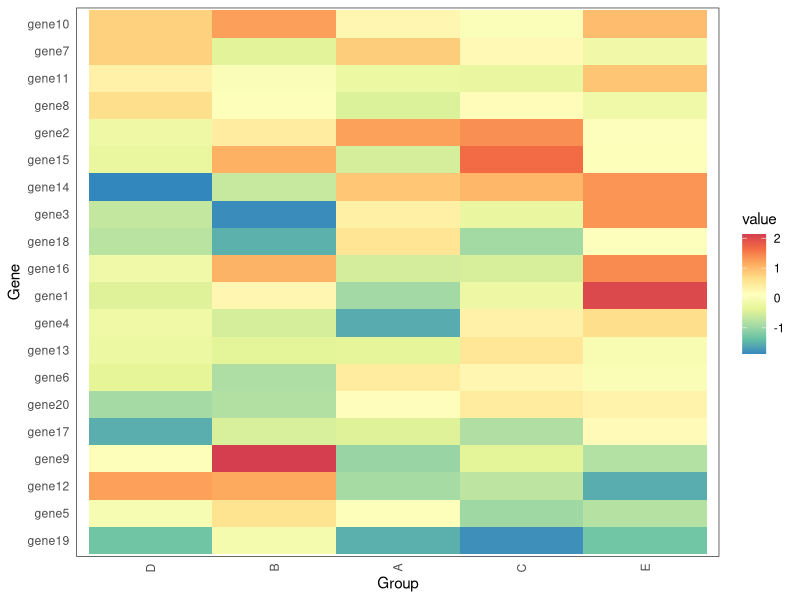
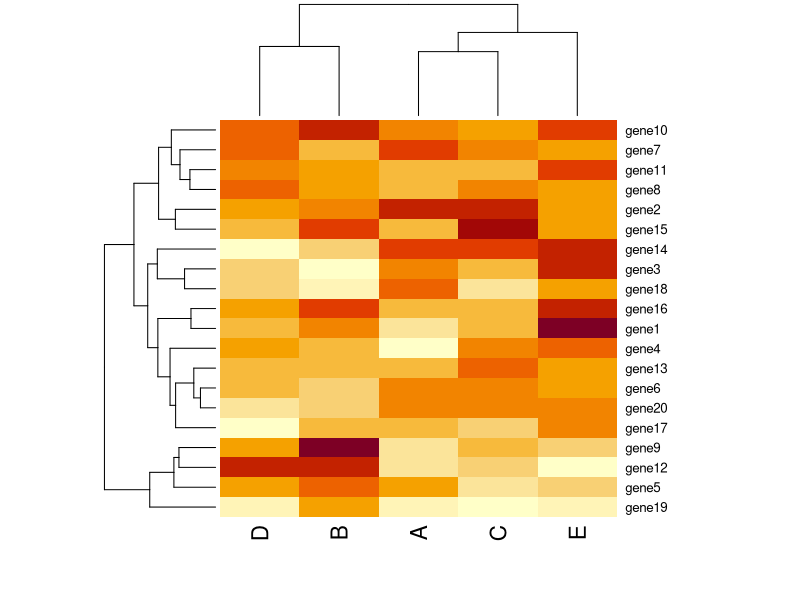

The R source for these figures, in order: (Note: this script raises an error after producing the figures.)
suppressPackageStartupMessages({
  library(ggplot2)
library(reshape2)
library(RColorBrewer)
})

data <- matrix(rnorm(100), ncol = 5)
colnames(data) <- c("A", "B", "C", "D", "E")
rownames(data) <- paste0("gene", 1:nrow(data))
df           <- melt(data)

colnames(df) <- c("Gene", "Group", "Value")
head(df)

dev.new()
clr <- heatmap(data, scale = "none")
dev.off()

gene.idx  <- rownames(data)[clr$rowInd]
group.idx <- colnames(data)[clr$colInd]

df$Gene  <- factor(df$Gene, levels = gene.idx)
df$Group <- factor(df$Group, levels = group.idx)
ghm <- ggplot(df, aes(x = Group, y = Gene, fill = Value))
ghm <- ghm + geom_tile()
ghm <- ghm + theme_bw()
ghm <- ghm + theme(plot.background = element_blank(),
                   panel.grid.minor = element_blank(),
                   panel.grid.major = element_blank(),
                   panel.background = element_blank(),
                   axis.line = element_blank(),
                   axis.ticks = element_blank(),
                   strip.background = element_rect(fill = "white", colour = "white"),
                   axis.text.x = element_text(angle = 90, vjust = 0.5, hjust = 1))
ghm <- ghm + scale_fill_gradientn("value", colours = rev(brewer.pal(9, "Spectral")), na.value = "white")
ghm <- ghm + xlab("Group") + ylab("Gene")
ghm
p
clr
dev.new()
clr <- heatmap(data, scale = "none")
dev.off()
dev.off()
